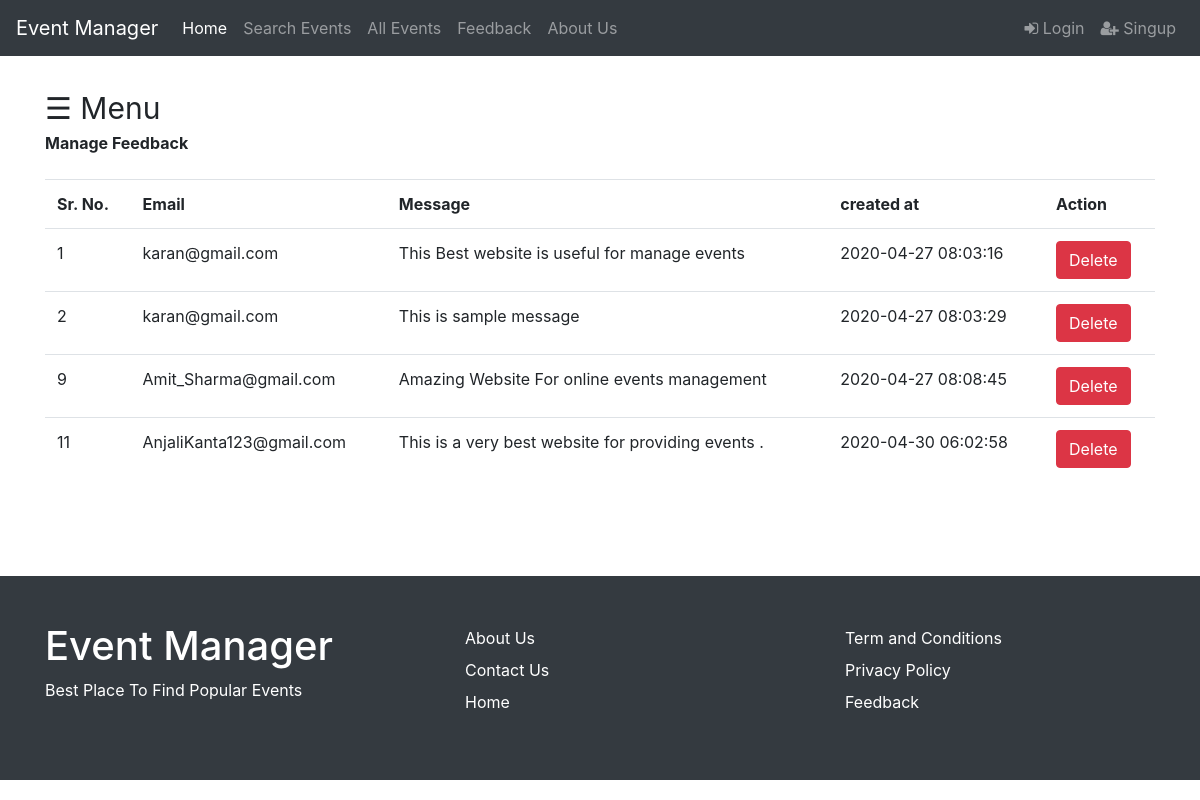
Screenshot of /admin/feedbackmanage.php (signed in) with the database file from the repository.
### tables this page shows
CREATE TABLE `feedback` (
  `feed_id` int(11) NOT NULL,
  `feed_email` varchar(255) NOT NULL,
  `feed_message` varchar(255) NOT NULL,
  `feed_created_at` timestamp NOT NULL DEFAULT current_timestamp()
);

### config/function.php (called while the page is built, shortened)
<?php
function getFeedback()
{
	$data = array();
	$feed_sql = "SELECT * FROM feedback";
	$conn = new Dbconnect();
	$db = $conn->dbmsConnect();
	$feed_result = $db->query($feed_sql);
	if($feed_result->num_rows > 0 )
	{
		while($feed = $feed_result->fetch_assoc())
		{
			$data[] = $feed;
 		}
	}
	return $data;
}
?>

### admin/feedbackmanage.php (the view, shortened to what this page needs)
<?php
	  include('../layout/header.php');
	  include('../config/function.php');
	  	$feed_back = getFeedback();
?>
	<div class="container">
		<div class="row">
			<div class="col-md-12">
				<section class="mt-30">
					<?php include('sidebar.php'); ?>
					<div id="main">
						<span><b>Manage Feedback</b></span>
						<br>
						<br>
						<table class="table">
							<tr>
								<th>Sr. No.</th>
								<th>Email</th>
								<th>Message</th>
								<th>created at</th>
								<th>Action</th>
							</tr>
							<?php foreach($feed_back as $feed) { ?>
							<tr>
								<td><?php echo $feed['feed_id']; ?></td>
								<td><?php echo $feed['feed_email']; ?></td>
								<td><?php echo $feed['feed_message']; ?></td>
								<td><?php echo $feed['feed_created_at']; ?></td>
								<td>
									<a href="<?php echo BASE_URL; ?>admin/feedbackmanage.php?action=feed_delete&feed_id=<?php echo $feed['feed_id']; ?>" class="btn btn-danger">Delete</a>
								</td>
							</tr>
							<?php }  ?>
						</table>
					</div>
				</section>
			</div>
		</div>
	</div>
<?php include('../layout/footer.php'); ?>

### assets/css/custom.css (style rules this page uses)
body { margin: 0; padding: 0; }
section { padding-bottom: 80px; }
.mt-30 { margin-top: 30px; }

### rows the page displays
feedback: feed_id "1", feed_email "karan@gmail.com", feed_message "This Best website is useful for manage events", feed_created_at "2020-04-27 08:03:16"
feedback: feed_id "2", feed_email "karan@gmail.com", feed_message "This is sample message", feed_created_at "2020-04-27 08:03:29"
feedback: feed_id "9", feed_email "Amit_Sharma@gmail.com", feed_message "Amazing Website For online events management", feed_created_at "2020-04-27 08:08:45"
feedback: feed_id "11", feed_email "AnjaliKanta123@gmail.com", feed_message "This is a very best website for providing events .", feed_created_at "2020-04-30 06:02:58"
